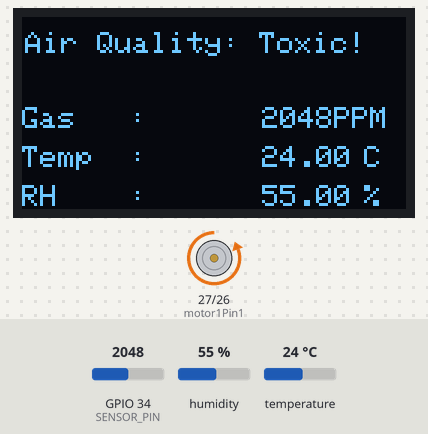
The sketch below on a simulated ESP32. Shown: 128×64 one-colour display, motor-driver pin pairs drawn as motors (green arrow = first pin HIGH = forward, orange = second pin HIGH = backward, longer = more drive, scaled by the enable pin). The inputs (shaded band) are chosen by the test bench; at power-on: GPIO 34 (SENSOR_PIN) = 2048, humidity 55 %, temperature 24 °C. What the sketch prints to the serial monitor is not drawn.

Above: at 3.4 s.
3.5 s: GPIO 34 (SENSOR_PIN) set to 491
At 5.2 s:
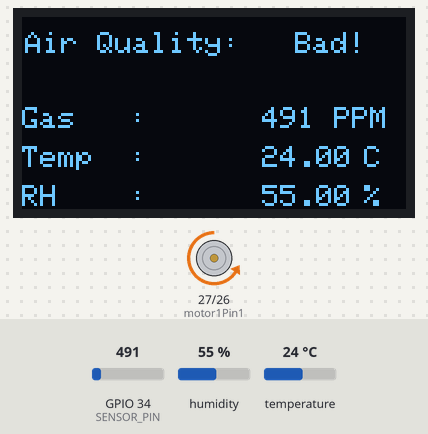
5.9 s: GPIO 34 (SENSOR_PIN) set to 260
At 7.0 s:
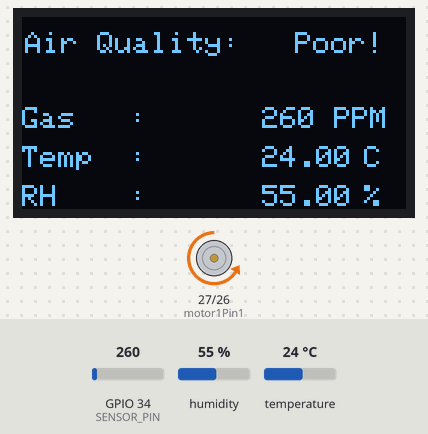
7.9 s: GPIO 34 (SENSOR_PIN) set to 160
At 8.9 s:
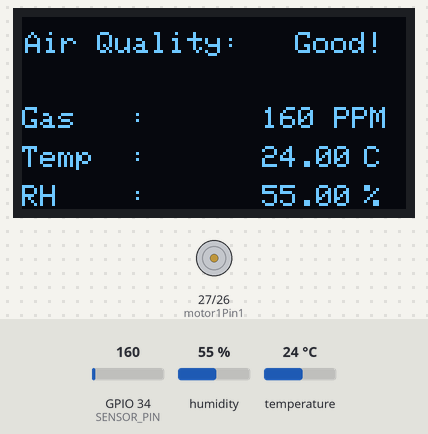
10.0 s: GPIO 34 (SENSOR_PIN) set to 1040
At 11.8 s:
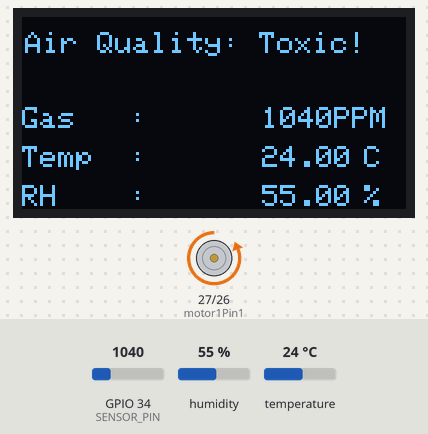
12.1 s: GPIO 34 (SENSOR_PIN) set to 960
At 13.8 s:
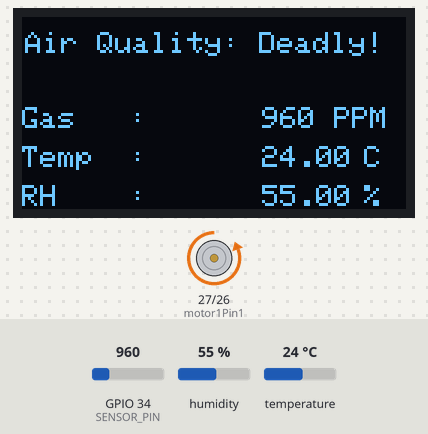
14.2 s: humidity set to 22 %
At 15.7 s:
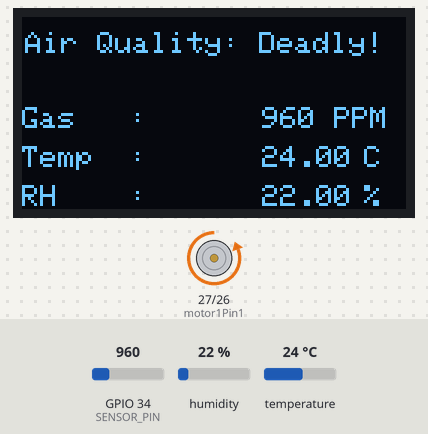
Timing chart, 0 to 17.2 s (numbered marks = the images above; inputs shaded):
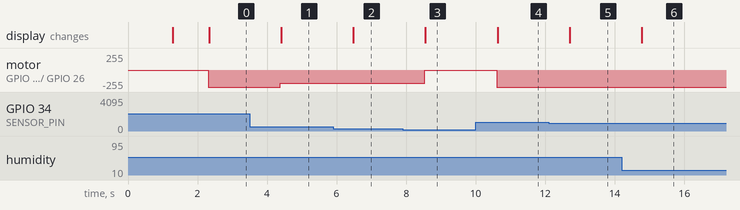

Measured:
- after the input at 3.5 s, motor on GPIO 27 (motor1Pin1) / GPIO 26 (motor1Pin2): backward 255/255 → backward 199/255 after 0.88 s; the display: changes after 0.91 s (image 1)
- after the input at 5.9 s, the display: changes after 0.58 s (image 2)
- after the input at 7.9 s, motor on GPIO 27 (motor1Pin1) / GPIO 26 (motor1Pin2): backward 199/255 → stopped after 0.63 s; the display: changes after 0.65 s (image 3)
- after the input at 10.0 s, motor on GPIO 27 (motor1Pin1) / GPIO 26 (motor1Pin2): stopped → backward 255/255 after 0.60 s; the display: changes after 0.63 s (image 4)
- after the input at 12.1 s, the display: changes after 0.60 s (image 5)
- after the input at 14.2 s, the display: changes after 0.58 s (image 6)

The sketch:

air_quality_with_dc_fan.ino
```cpp
#include <Wire.h>
#include <Adafruit_GFX.h>
#include <Adafruit_SSD1306.h>
#include <DHT.h>
#include <WiFi.h>
#include <ESPAsyncWebSrv.h>

#define SCREEN_WIDTH 128
#define SCREEN_HEIGHT 64
#define OLED_RESET -1

// Initializarea obiectului pentru ecran OLED
Adafruit_SSD1306 display(SCREEN_WIDTH, SCREEN_HEIGHT, &Wire, OLED_RESET);

// Pinul pentru senzorul de gaz
int SENSOR_PIN = 34;
#define DHT_PIN 4
#define DHT_TYPE DHT11

// Variabile pentru nivelul de gaz si calitatea aerului
int gasLevel = 0;
String quality = "";
DHT dht(DHT_PIN, DHT_TYPE);

const char *ssid = "AirQuality";
const char *password = "airquality1234";

AsyncWebServer server(80);

// Pinii si proprietatile pentru controlul motorului DC
int motor1Pin1 = 27;
int motor1Pin2 = 26;
int enable1Pin = 14;

const int freq = 30000;
const int pwmChannel = 0;
const int resolution = 8;
int dutyCycle = 200;

// Functia pentru afisarea valorilor de la senzor pe ecran OLED
void sendSensor()
{
  float h = dht.readHumidity();
  float t = dht.readTemperature();

  if (isnan(h) || isnan(t))
  {
    Serial.println("Failed to read from DHT sensor!");
    return;
  }

  display.setTextColor(WHITE);
  display.setTextSize(1);
  display.setCursor(0, 43);
  display.println("Temp  :");
  display.setCursor(80, 43);
  display.println(t);
  display.setCursor(114, 43);
  display.println("C");
  display.setCursor(0, 56);
  display.println("RH    :");
  display.setCursor(80, 56);
  display.println(h);
  display.setCursor(114, 56);
  display.println("%");
  display.setCursor(0, 30);
  display.print("Gas   : ");
  display.setCursor(80, 30);
  display.print(gasLevel);
  display.setCursor(104, 30);
  display.print("PPM");
}

// Functia pentru citirea nivelului de gaz si evaluarea calitatii aerului
void air_sensor()
{
  gasLevel = analogRead(SENSOR_PIN);

  if (gasLevel < 200)
  {
    quality = "  Good!";
  }
  else if (gasLevel > 200 && gasLevel < 300)
  {
    quality = "  Poor!";
  }
  else if (gasLevel > 300 && gasLevel < 500)
  {
    quality = "  Bad!";
  }
  else if (gasLevel > 500 && gasLevel < 1000)
  {
    quality = "Deadly!";
  }
  else
  {
    quality = "Toxic!";
  }

  display.setTextColor(WHITE);
  display.setTextSize(1);
  display.setCursor(1, 5);
  display.print("Air Quality: ");
  display.print(quality);
}

void setup()
{
   // Initializarea comunicatiei seriale si afisarea mesajelor de configurare
  Serial.begin(115200);
  Serial.println();
  Serial.println("Configuring access point...");

  // Setarea modului de intrare pentru pinul senzorului de gaz
  pinMode(SENSOR_PIN, INPUT);
  dht.begin();
  if (!display.begin(SSD1306_SWITCHCAPVCC, 0x3c))
  {
    Serial.println(F("SSD1306 allocation failed"));
  }
  display.clearDisplay();
  display.setTextColor(WHITE);

 // Afisarea unui mesaj de start pe ecran OLED
  display.setTextSize(2);
  display.setCursor(50, 0);
  display.println("Air");
  display.setTextSize(2);
  display.setCursor(23, 20);
  display.println("Quality");
  display.setTextSize(2);
  display.setCursor(24, 40);
  display.println("Monitor");
  display.display();
  delay(1200);
  display.clearDisplay();

  display.setTextSize(2);
  display.setCursor(20, 20);
  display.println("By Oana");
  display.display();
  delay(1000);
  display.clearDisplay();

 // Conectarea la reteaua WiFi
  WiFi.softAP(ssid, password);
  IPAddress myIP = WiFi.softAPIP();
  Serial.print("AP IP address: ");
  Serial.println(myIP);

 // Configurarea rutelor pentru serverul web
  server.on("/", HTTP_GET, [](AsyncWebServerRequest *request){
    String html = "<html><head><meta name='viewport' content='width=device-width, initial-scale=1.0'><link rel='stylesheet' href='https://stackpath.bootstrapcdn.com/bootstrap/4.5.2/css/bootstrap.min.css' integrity='sha384-B4gt1jrGC7Jh4AgTPSdUtOBvfO8sh+Wy/ZiAL8dFpOj8cO1a4IHw985l7Zb4u5+7' crossorigin='anonymous'><link rel='stylesheet' href='https://cdnjs.cloudflare.com/ajax/libs/font-awesome/5.15.3/css/all.min.css' integrity='sha384-0vUMnBY7fZHCSqPCrS9MrmFTgTkEvFZSKDBXvZOPO9OQGymG+1qCpY8UH8bMSnpF' crossorigin='anonymous'></head><body style='background-color: #BAF1EF;' class='text-white'><div class='container'><h1 class='display-4 text-center mt-4 mb-4'>Air Quality Monitor</h1><div class='row justify-content-center'><div class='col-md-6'><div class='card'><div class='card-body'><h3 class='card-title'><i class='fas fa-thermometer-half'></i> Temperature</h3><p class='card-text'>" + String(dht.readTemperature()) + " &deg;C</p></div></div></div><div class='col-md-6'><div class='card'><div class='card-body'><h3 class='card-title'><i class='fas fa-tint'></i> Humidity</h3><p class='card-text'>" + String(dht.readHumidity()) + "% <i class='fas fa-cloud-rain'></i></p></div></div></div><div class='col-md-6 mt-4'><div class='card'><div class='card-body'><h3 class='card-title'><i class='fas fa-cloud'></i> Gas Level</h3><p class='card-text'>" + String(gasLevel) + " PPM</p></div></div></div></div></div></body></html>";
    request->send(200, "text/html", html);
  });

  // Setarea pinilor pentru controlul motorului DC
  pinMode(motor1Pin1, OUTPUT);
  pinMode(motor1Pin2, OUTPUT);
  pinMode(enable1Pin, OUTPUT);

 // Configurarea functionalitatilor LED PWM
  ledcSetup(pwmChannel, freq, resolution);

   // Atasarea canalului la pinul GPIO care controleaza motorul DC
  ledcAttachPin(enable1Pin, pwmChannel);

 // Pornirea serverului web
  server.begin();
}

void loop()
{
  // Curatarea ecranului OLED si citirea datelor de la senzor
  display.clearDisplay();
  air_sensor();
  sendSensor();

 // Verificarea nivelului de gaz si controlul motorului DC in functie de valorile date de senzorul MQ135
  if (gasLevel > 200)
  {
    // Pornirea motorului DC inainte la viteza maxima
    digitalWrite(motor1Pin1, LOW);
    digitalWrite(motor1Pin2, HIGH);

     // Ajustarea ciclului de lucru al LED PWM in functie de nivelul de gaz
    if (gasLevel > 500)
    {
      dutyCycle = 255;
    }
    else
    {
      dutyCycle = 200;
    }

    ledcWrite(pwmChannel, dutyCycle);
  }
  else
  {
   // Oprirea motorului DC
    digitalWrite(motor1Pin1, LOW);
    digitalWrite(motor1Pin2, LOW);
    ledcWrite(pwmChannel, 0);
  }
 // Afisarea datelor pe ecranul OLED
  display.display();
  delay(1000);
}
```
